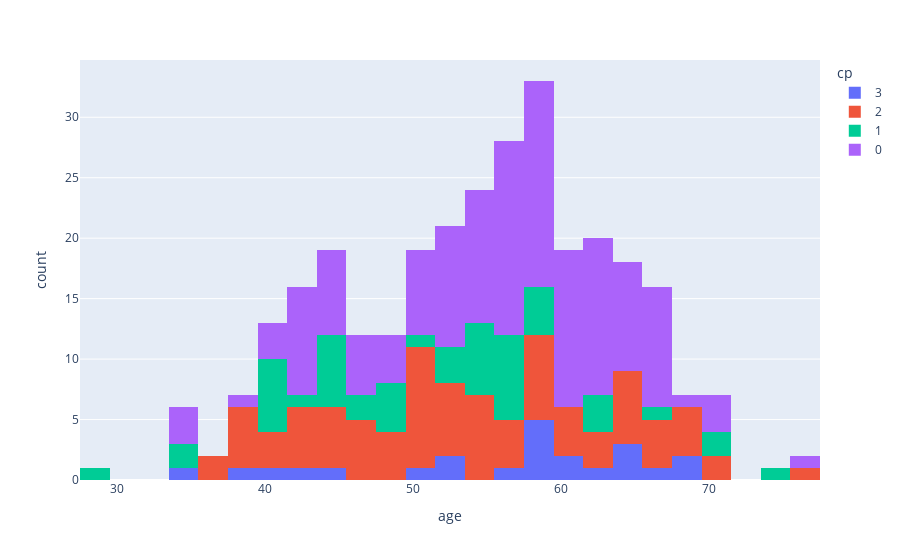

Notebook code cell kept with this figure:
### Code cell
# draw the plot of age column grouped by cp column using plotly
import plotly.express as px
fig = px.histogram(data_frame=df, x='age', color='cp')
fig.show()

### Figure 1 — Plotly figure (JSON) as saved in the notebook; plotly's stock layout.template omitted (floating-point values rounded to 4 significant figures; data arrays with more than 128 entries replaced by an {"elided": "..."} marker saying what was removed)
{"data": [{"bingroup": "x", "hovertemplate": "cp=3<br>age=%{x}<br>count=%{y}<extra></extra>", "legendgroup": "3", "marker": {"color": "#636efa", "pattern": {"shape": ""}}, "name": "3", "orientation": "v", "showlegend": true, "type": "histogram", "x": [63, 64, 58, 66, 69, 40, 51, 34, 52, 52, 42, 59, 69, 56, 60, 64, 65, 59, 59, 38, 61, 59, 45], "xaxis": "x", "yaxis": "y"}, {"bingroup": "x", "hovertemplate": "cp=2<br>age=%{x}<br>count=%{y}<extra></extra>", "legendgroup": "2", "marker": {"color": "#EF553B", "pattern": {"shape": ""}}, "name": "2", "orientation": "v", "showlegend": true, "type": "histogram", "x": [37, 52, 57, 48, 50, 58, 44, 61, 59, 51, 65, 53, 54, 46, 54, 54, 65, 65, 51, 39, 44, 47, 53, 51, 62, 44, 63, 71, 58, 51, 54, 51, 43, 51, 58, 41, 60, 67, 68, 54, 48, 52, 43, 53, 42, 50, 68, 57, 64, 37, 41, 41, 54, 39, 67, 52, 54, 60, 51, 42, 76, 44, 44, 42, 66, 39, 47, 38, 38, 56, 58, 64, 58, 50, 60, 46, 68, 49, 57, 62, 64, 47, 70, 69, 49, 59, 67], "xaxis": "x", "yaxis": "y"}, {"bingroup": "x", "hovertemplate": "cp=1<br>age=%{x}<br>count=%{y}<extra></extra>", "legendgroup": "1", "marker": {"color": "#00cc96", "pattern": {"shape": ""}}, "name": "1", "orientation": "v", "showlegend": true, "type": "histogram", "x": [41, 56, 56, 44, 49, 71, 41, 44, 48, 52, 52, 54, 41, 45, 44, 29, 55, 59, 52, 45, 46, 54, 45, 63, 50, 55, 46, 34, 74, 49, 42, 41, 41, 62, 70, 35, 58, 56, 56, 55, 41, 48, 58, 62, 66, 54, 57, 58, 57, 57], "xaxis": "x", "yaxis": "y"}, {"bingroup": "x", "hovertemplate": "cp=0<br>age=%{x}<br>count=%{y}<extra></extra>", "legendgroup": "0", "marker": {"color": "#ab63fa", "pattern": {"shape": ""}}, "name": "0", "orientation": "v", "showlegend": true, "type": "histogram", "x": {"elided": "143 int values"}, "xaxis": "x", "yaxis": "y"}], "layout": {"barmode": "relative", "legend": {"title": {"text": "cp"}, "tracegroupgap": 0}, "margin": {"t": 60}, "xaxis": {"anchor": "y", "domain": [0, 1], "title": {"text": "age"}}, "yaxis": {"anchor": "x", "domain": [0, 1], "title": {"text": "count"}}}}
